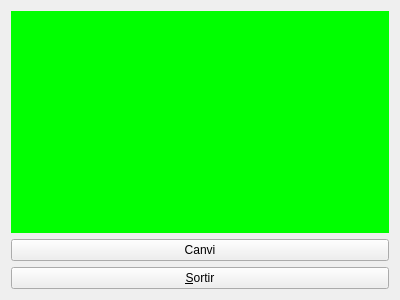
<?xml version="1.0" encoding="UTF-8"?>
<ui version="4.0">
 <class>myForm</class>
 <widget class="QWidget" name="myForm">
  <property name="geometry">
   <rect>
    <x>0</x>
    <y>0</y>
    <width>400</width>
    <height>300</height>
   </rect>
  </property>
  <property name="windowTitle">
   <string>Form</string>
  </property>
  <layout class="QGridLayout" name="gridLayout">
   <item row="0" column="0">
    <layout class="QVBoxLayout" name="verticalLayout">
     <item>
      <widget class="MyLabel" name="label">
       <property name="palette">
        <palette>
         <active>
          <colorrole role="WindowText">
           <brush brushstyle="SolidPattern">
            <color alpha="255">
             <red>0</red>
             <green>0</green>
             <blue>0</blue>
            </color>
           </brush>
          </colorrole>
          <colorrole role="Button">
           <brush brushstyle="SolidPattern">
            <color alpha="255">
             <red>0</red>
             <green>255</green>
             <blue>0</blue>
            </color>
           </brush>
          </colorrole>
          <colorrole role="Light">
           <brush brushstyle="SolidPattern">
            <color alpha="255">
             <red>127</red>
             <green>255</green>
             <blue>127</blue>
            </color>
           </brush>
          </colorrole>
          <colorrole role="Midlight">
           <brush brushstyle="SolidPattern">
            <color alpha="255">
             <red>63</red>
             <green>255</green>
             <blue>63</blue>
            </color>
           </brush>
          </colorrole>
          <colorrole role="Dark">
           <brush brushstyle="SolidPattern">
            <color alpha="255">
             <red>0</red>
             <green>127</green>
             <blue>0</blue>
            </color>
           </brush>
          </colorrole>
          <colorrole role="Mid">
           <brush brushstyle="SolidPattern">
            <color alpha="255">
             <red>0</red>
             <green>170</green>
             <blue>0</blue>
            </color>
           </brush>
          </colorrole>
          <colorrole role="Text">
           <brush brushstyle="SolidPattern">
            <color alpha="255">
             <red>0</red>
             <green>0</green>
             <blue>0</blue>
            </color>
           </brush>
          </colorrole>
          <colorrole role="BrightText">
           <brush brushstyle="SolidPattern">
            <color alpha="255">
             <red>255</red>
             <green>255</green>
             <blue>255</blue>
            </color>
           </brush>
          </colorrole>
          <colorrole role="ButtonText">
           <brush brushstyle="SolidPattern">
            <color alpha="255">
             <red>0</red>
             <green>0</green>
             <blue>0</blue>
            </color>
           </brush>
          </colorrole>
          <colorrole role="Base">
           <brush brushstyle="SolidPattern">
            <color alpha="255">
             <red>255</red>
             <green>255</green>
             <blue>255</blue>
            </color>
           </brush>
          </colorrole>
          <colorrole role="Window">
           <brush brushstyle="SolidPattern">
            <color alpha="255">
             <red>0</red>
             <green>255</green>
             <blue>0</blue>
            </color>
           </brush>
          </colorrole>
          <colorrole role="Shadow">
           <brush brushstyle="SolidPattern">
            <color alpha="255">
             <red>0</red>
             <green>0</green>
             <blue>0</blue>
            </color>
           </brush>
          </colorrole>
          <colorrole role="AlternateBase">
           <brush brushstyle="SolidPattern">
            <color alpha="255">
             <red>127</red>
             <green>255</green>
             <blue>127</blue>
            </color>
           </brush>
          </colorrole>
          <colorrole role="ToolTipBase">
           <brush brushstyle="SolidPattern">
            <color alpha="255">
             <red>255</red>
             <green>255</green>
             <blue>220</blue>
            </color>
           </brush>
          </colorrole>
          <colorrole role="ToolTipText">
           <brush brushstyle="SolidPattern">
            <color alpha="255">
             <red>0</red>
             <green>0</green>
             <blue>0</blue>
            </color>
           </brush>
          </colorrole>
         </active>
         <inactive>
          <colorrole role="WindowText">
           <brush brushstyle="SolidPattern">
            <color alpha="255">
             <red>0</red>
             <green>0</green>
             <blue>0</blue>
            </color>
           </brush>
          </colorrole>
          <colorrole role="Button">
           <brush brushstyle="SolidPattern">
            <color alpha="255">
             <red>0</red>
             <green>255</green>
             <blue>0</blue>
            </color>
           </brush>
          </colorrole>
          <colorrole role="Light">
           <brush brushstyle="SolidPattern">
            <color alpha="255">
             <red>127</red>
             <green>255</green>
             <blue>127</blue>
            </color>
           </brush>
          </colorrole>
          <colorrole role="Midlight">
           <brush brushstyle="SolidPattern">
            <color alpha="255">
             <red>63</red>
             <green>255</green>
             <blue>63</blue>
            </color>
           </brush>
          </colorrole>
          <colorrole role="Dark">
           <brush brushstyle="SolidPattern">
            <color alpha="255">
             <red>0</red>
             <green>127</green>
             <blue>0</blue>
            </color>
           </brush>
          </colorrole>
          <colorrole role="Mid">
           <brush brushstyle="SolidPattern">
            <color alpha="255">
             <red>0</red>
             <green>170</green>
             <blue>0</blue>
            </color>
           </brush>
          </colorrole>
          <colorrole role="Text">
           <brush brushstyle="SolidPattern">
            <color alpha="255">
             <red>0</red>
             <green>0</green>
             <blue>0</blue>
            </color>
           </brush>
          </colorrole>
          <colorrole role="BrightText">
           <brush brushstyle="SolidPattern">
            <color alpha="255">
             <red>255</red>
             <green>255</green>
             <blue>255</blue>
            </color>
           </brush>
          </colorrole>
          <colorrole role="ButtonText">
           <brush brushstyle="SolidPattern">
            <color alpha="255">
             <red>0</red>
             <green>0</green>
             <blue>0</blue>
            </color>
           </brush>
          </colorrole>
          <colorrole role="Base">
           <brush brushstyle="SolidPattern">
            <color alpha="255">
             <red>255</red>
             <green>255</green>
             <blue>255</blue>
            </color>
           </brush>
          </colorrole>
          <colorrole role="Window">
           <brush brushstyle="SolidPattern">
            <color alpha="255">
             <red>0</red>
             <green>255</green>
             <blue>0</blue>
            </color>
           </brush>
          </colorrole>
          <colorrole role="Shadow">
           <brush brushstyle="SolidPattern">
            <color alpha="255">
             <red>0</red>
             <green>0</green>
             <blue>0</blue>
            </color>
           </brush>
          </colorrole>
          <colorrole role="AlternateBase">
           <brush brushstyle="SolidPattern">
            <color alpha="255">
             <red>127</red>
             <green>255</green>
             <blue>127</blue>
            </color>
           </brush>
          </colorrole>
          <colorrole role="ToolTipBase">
           <brush brushstyle="SolidPattern">
            <color alpha="255">
             <red>255</red>
             <green>255</green>
             <blue>220</blue>
            </color>
           </brush>
          </colorrole>
          <colorrole role="ToolTipText">
           <brush brushstyle="SolidPattern">
            <color alpha="255">
             <red>0</red>
             <green>0</green>
             <blue>0</blue>
            </color>
           </brush>
          </colorrole>
         </inactive>
         <disabled>
          <colorrole role="WindowText">
           <brush brushstyle="SolidPattern">
            <color alpha="255">
             <red>0</red>
             <green>127</green>
             <blue>0</blue>
            </color>
           </brush>
          </colorrole>
          <colorrole role="Button">
           <brush brushstyle="SolidPattern">
            <color alpha="255">
             <red>0</red>
             <green>255</green>
             <blue>0</blue>
            </color>
           </brush>
          </colorrole>
          <colorrole role="Light">
           <brush brushstyle="SolidPattern">
            <color alpha="255">
             <red>127</red>
             <green>255</green>
             <blue>127</blue>
            </color>
           </brush>
          </colorrole>
          <colorrole role="Midlight">
           <brush brushstyle="SolidPattern">
            <color alpha="255">
             <red>63</red>
             <green>255</green>
             <blue>63</blue>
            </color>
           </brush>
          </colorrole>
          <colorrole role="Dark">
           <brush brushstyle="SolidPattern">
            <color alpha="255">
             <red>0</red>
             <green>127</green>
             <blue>0</blue>
            </color>
           </brush>
          </colorrole>
          <colorrole role="Mid">
           <brush brushstyle="SolidPattern">
            <color alpha="255">
             <red>0</red>
             <green>170</green>
             <blue>0</blue>
            </color>
           </brush>
          </colorrole>
          <colorrole role="Text">
           <brush brushstyle="SolidPattern">
            <color alpha="255">
             <red>0</red>
             <green>127</green>
             <blue>0</blue>
            </color>
           </brush>
          </colorrole>
          <colorrole role="BrightText">
           <brush brushstyle="SolidPattern">
            <color alpha="255">
             <red>255</red>
             <green>255</green>
             <blue>255</blue>
            </color>
           </brush>
          </colorrole>
          <colorrole role="ButtonText">
           <brush brushstyle="SolidPattern">
            <color alpha="255">
             <red>0</red>
             <green>127</green>
             <blue>0</blue>
            </color>
           </brush>
          </colorrole>
          <colorrole role="Base">
           <brush brushstyle="SolidPattern">
            <color alpha="255">
             <red>0</red>
             <green>255</green>
             <blue>0</blue>
            </color>
           </brush>
          </colorrole>
          <colorrole role="Window">
           <brush brushstyle="SolidPattern">
            <color alpha="255">
             <red>0</red>
             <green>255</green>
             <blue>0</blue>
            </color>
           </brush>
          </colorrole>
          <colorrole role="Shadow">
           <brush brushstyle="SolidPattern">
            <color alpha="255">
             <red>0</red>
             <green>0</green>
             <blue>0</blue>
            </color>
           </brush>
          </colorrole>
          <colorrole role="AlternateBase">
           <brush brushstyle="SolidPattern">
            <color alpha="255">
             <red>0</red>
             <green>255</green>
             <blue>0</blue>
            </color>
           </brush>
          </colorrole>
          <colorrole role="ToolTipBase">
           <brush brushstyle="SolidPattern">
            <color alpha="255">
             <red>255</red>
             <green>255</green>
             <blue>220</blue>
            </color>
           </brush>
          </colorrole>
          <colorrole role="ToolTipText">
           <brush brushstyle="SolidPattern">
            <color alpha="255">
             <red>0</red>
             <green>0</green>
             <blue>0</blue>
            </color>
           </brush>
          </colorrole>
         </disabled>
        </palette>
       </property>
       <property name="autoFillBackground">
        <bool>true</bool>
       </property>
       <property name="text">
        <string/>
       </property>
      </widget>
     </item>
     <item>
      <widget class="QPushButton" name="pushButton">
       <property name="text">
        <string>Canvi</string>
       </property>
      </widget>
     </item>
     <item>
      <widget class="QPushButton" name="pushButton_2">
       <property name="text">
        <string>&amp;Sortir</string>
       </property>
       <property name="shortcut">
        <string>Alt+S</string>
       </property>
      </widget>
     </item>
    </layout>
   </item>
  </layout>
 </widget>
 <customwidgets>
  <customwidget>
   <class>MyLabel</class>
   <extends>QLabel</extends>
   <header>MyLabel.h</header>
   <slots>
    <slot>creu()</slot>
    <slot>cercle()</slot>
    <slot>canvi()</slot>
   </slots>
  </customwidget>
 </customwidgets>
 <resources/>
 <connections>
  <connection>
   <sender>pushButton_2</sender>
   <signal>clicked()</signal>
   <receiver>myForm</receiver>
   <slot>close()</slot>
   <hints>
    <hint type="sourcelabel">
     <x>222</x>
     <y>281</y>
    </hint>
    <hint type="destinationlabel">
     <x>240</x>
     <y>410</y>
    </hint>
   </hints>
  </connection>
  <connection>
   <sender>pushButton</sender>
   <signal>clicked()</signal>
   <receiver>label</receiver>
   <slot>canvi()</slot>
   <hints>
    <hint type="sourcelabel">
     <x>186</x>
     <y>239</y>
    </hint>
    <hint type="destinationlabel">
     <x>175</x>
     <y>169</y>
    </hint>
   </hints>
  </connection>
 </connections>
</ui>
